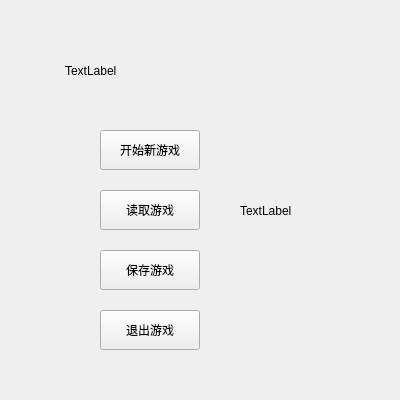
<?xml version="1.0" encoding="UTF-8"?>
<ui version="4.0">
 <class>mainmenu</class>
 <widget class="QWidget" name="mainmenu">
  <property name="geometry">
   <rect>
    <x>0</x>
    <y>0</y>
    <width>400</width>
    <height>400</height>
   </rect>
  </property>
  <property name="windowTitle">
   <string>Form</string>
  </property>
  <widget class="QLabel" name="welcome">
   <property name="geometry">
    <rect>
     <x>65</x>
     <y>40</y>
     <width>270</width>
     <height>61</height>
    </rect>
   </property>
   <property name="text">
    <string>TextLabel</string>
   </property>
  </widget>
  <widget class="QPushButton" name="newGame">
   <property name="geometry">
    <rect>
     <x>100</x>
     <y>130</y>
     <width>100</width>
     <height>40</height>
    </rect>
   </property>
   <property name="text">
    <string>开始新游戏</string>
   </property>
  </widget>
  <widget class="QPushButton" name="loadGame">
   <property name="geometry">
    <rect>
     <x>100</x>
     <y>190</y>
     <width>100</width>
     <height>40</height>
    </rect>
   </property>
   <property name="text">
    <string>读取游戏</string>
   </property>
  </widget>
  <widget class="QPushButton" name="saveGame">
   <property name="geometry">
    <rect>
     <x>100</x>
     <y>250</y>
     <width>100</width>
     <height>40</height>
    </rect>
   </property>
   <property name="text">
    <string>保存游戏</string>
   </property>
  </widget>
  <widget class="QPushButton" name="quitGame">
   <property name="geometry">
    <rect>
     <x>100</x>
     <y>310</y>
     <width>100</width>
     <height>40</height>
    </rect>
   </property>
   <property name="text">
    <string>退出游戏</string>
   </property>
  </widget>
  <widget class="QLabel" name="warning">
   <property name="geometry">
    <rect>
     <x>240</x>
     <y>180</y>
     <width>131</width>
     <height>61</height>
    </rect>
   </property>
   <property name="text">
    <string>TextLabel</string>
   </property>
  </widget>
 </widget>
 <resources/>
 <connections/>
</ui>
